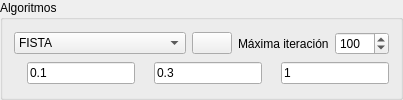
       <widget class="QGroupBox" name="algorithmGroupBox">
        <property name="title">
         <string>Algoritmos</string>
        </property>
        <layout class="QVBoxLayout" name="algorithmGroupVLayout">
         <item>
          <layout class="QHBoxLayout" name="algorithmHLayout" stretch="5,0,0,0">
           <item>
            <widget class="QComboBox" name="algorithmComboBox">
             <item>
              <property name="text">
               <string>FISTA</string>
              </property>
             </item>
             <item>
              <property name="text">
               <string>GAP</string>
              </property>
             </item>
             <item>
              <property name="text">
               <string>TwIST</string>
              </property>
             </item>
             <item>
              <property name="text">
               <string>ADMM</string>
              </property>
             </item>
            </widget>
           </item>
           <item>
            <widget class="QPushButton" name="algorithmPushButton">
             <property name="enabled">
              <bool>true</bool>
             </property>
             <property name="toolTip">
              <string>Ver ecuación</string>
             </property>
             <property name="autoFillBackground">
              <bool>false</bool>
             </property>
             <property name="text">
              <string/>
             </property>
             <property name="icon">
              <iconset resource="../assets/assets.qrc">
               <normaloff>:/icons/icons/view.png</normaloff>:/icons/icons/view.png</iconset>
             </property>
            </widget>
           </item>
           <item>
            <widget class="QLabel" name="maxiterLabel">
             <property name="text">
              <string>Máxima iteración</string>
             </property>
            </widget>
           </item>
           <item>
            <widget class="QSpinBox" name="maxiterSpinBox">
             <property name="minimum">
              <number>1</number>
             </property>
             <property name="maximum">
              <number>9999</number>
             </property>
             <property name="value">
              <number>100</number>
             </property>
            </widget>
           </item>
          </layout>
         </item>
         <item>
          <layout class="QHBoxLayout" name="paramsHLayout">
           <item>
            <widget class="QLabel" name="param1Label">
             <property name="text">
              <string/>
             </property>
             <property name="textFormat">
              <enum>Qt::AutoText</enum>
             </property>
             <property name="pixmap">
              <pixmap resource="../assets/assets.qrc">:/parameters/parameters/lambda.png</pixmap>
             </property>
             <property name="scaledContents">
              <bool>true</bool>
             </property>
             <property name="wordWrap">
              <bool>false</bool>
             </property>
             <property name="margin">
              <number>0</number>
             </property>
             <property name="indent">
              <number>-1</number>
             </property>
            </widget>
           </item>
           <item>
            <widget class="QLineEdit" name="param1LineEdit">
             <property name="text">
              <string>0.1</string>
             </property>
            </widget>
           </item>
           <item>
            <widget class="QLabel" name="param2Label">
             <property name="enabled">
              <bool>true</bool>
             </property>
             <property name="sizePolicy">
              <sizepolicy hsizetype="Preferred" vsizetype="Preferred">
               <horstretch>0</horstretch>
               <verstretch>0</verstretch>
              </sizepolicy>
             </property>
             <property name="text">
              <string/>
             </property>
             <property name="pixmap">
              <pixmap resource="../assets/assets.qrc">:/parameters/parameters/mu.png</pixmap>
             </property>
             <property name="scaledContents">
              <bool>true</bool>
             </property>
            </widget>
           </item>
           <item>
            <widget class="QLineEdit" name="param2LineEdit">
             <property name="text">
              <string>0.3</string>
             </property>
            </widget>
           </item>
           <item>
            <widget class="QLabel" name="param3Label">
             <property name="text">
              <string/>
             </property>
             <property name="pixmap">
              <pixmap resource="../assets/assets.qrc">:/parameters/parameters/rho.png</pixmap>
             </property>
            </widget>
           </item>
           <item>
            <widget class="QLineEdit" name="param3LineEdit">
             <property name="text">
              <string>1</string>
             </property>
            </widget>
           </item>
          </layout>
         </item>
        </layout>
       </widget>
